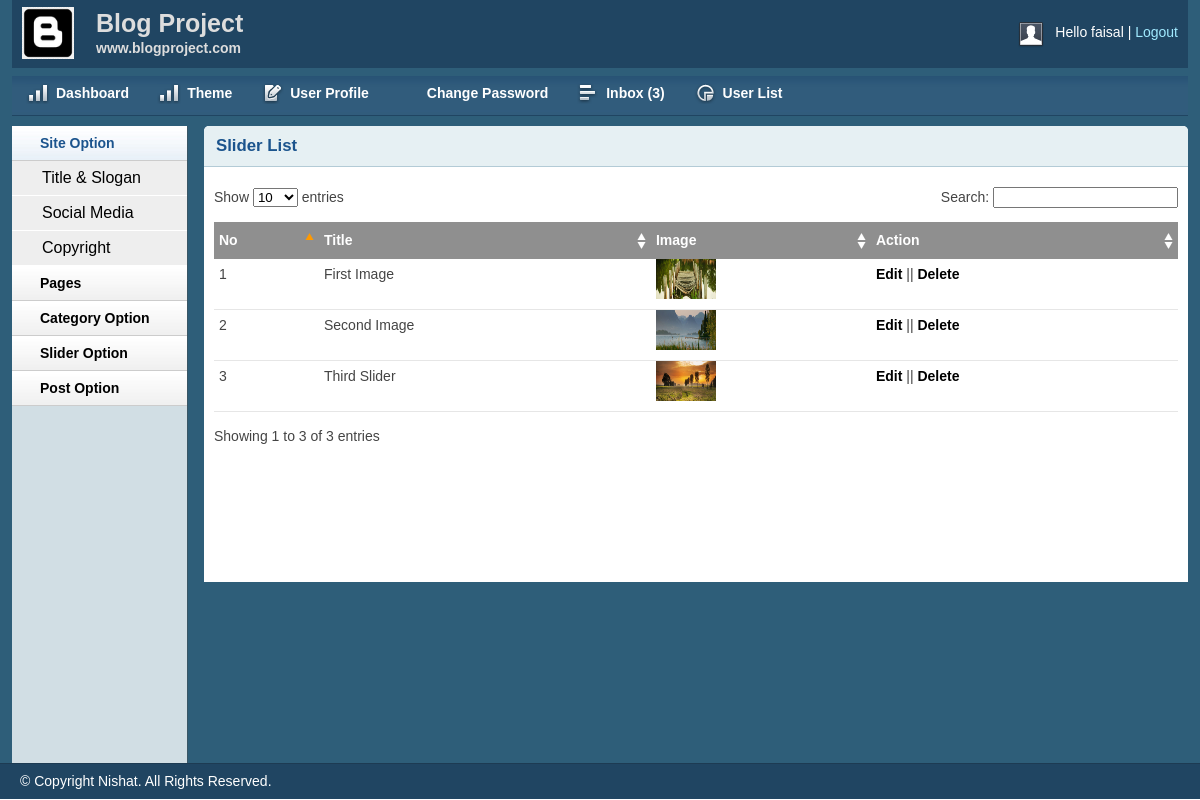
The page /admin/sliderlist.php (signed in) on the database its author committed.
### tables this page shows
CREATE TABLE `slider` (
  `id` int(11) NOT NULL,
  `title` varchar(255) NOT NULL,
  `image` varchar(255) NOT NULL
);

### lib/db.php (called while the page is built, shortened)
<?php
class DB
{
	public $host   = DB_HOST;
	public $user   = DB_USER;
	public $pass   = DB_PASS;
	public $dbname = DB_NAME;
	public $link;
	private function connectDB()
	{
		$this->link = new mysqli($this->host, $this->user, $this->pass, $this->dbname);
	}
	public function select($query)
	{
		$result = $this->link->query($query) or die($this->link->error . __LINE__);
		if ($result->num_rows > 0) {
			return $result;
		} else {
			return false;
		}
	}
}

### admin/sliderlist.php (the view, shortened to what this page needs)
<?php
include 'inc/header.php';
include 'inc/sidebar.php';
?>
<div class="grid_10">
    <div class="box round first grid">
        <h2>Slider List</h2>
        <div class="block">
            <table class="data display datatable" id="example">
                <thead>
                    <tr>
                        <th>No</th>
                        <th>Title</th>
                        <th>Image</th>
                        <th>Action</th>
                    </tr>
                </thead>
                <tbody>
                    <?php
                    $query = "select * from slider";
                    $slider = $db->select($query);
                    $i = 0;
                    if ($slider) {
                        foreach ($slider as $value) {
                            $i++;
                    ?>
                    <tr class="odd gradeX">
                        <td><?php echo $i; ?></td>
                        <td><?php echo $value['title'] ?></td>
                        <td class="images"><img src="<?php echo $value['image'] ?>" height="40px" width="60px">
                        </td>
                        <td>
                            <a href="editslider.php?slideid=<?php echo $value['id'] ?>">Edit</a> ||
                            <a onclick="return confirm('ARE YOU SURE?')"
                                href="?delslide=<?php echo $value['id'] ?>">Delete</a>
                            <?php } ?>
                        </td>
                    </tr>
                    <?php
                    }
                        ?>
                </tbody>
            </table>
        </div>
    </div>
</div>
<?php
include 'inc/footer.php';
?>

### admin/css/layout.css (style rules this page uses)
body { background: #fff none repeat scroll 0 0; color: #444; font-size: 14px; padding: 0; }
a { color: #000; font-weight: bold; text-decoration: none; }
.images { vertical-align: middle; }
h1, h2, h3, h4, h5, h6 { line-height: 1.2em; margin-bottom: .3em; }
h2 { margin-top: 1em; }
.box { background: #fff; margin-bottom: 20px; padding: 10px 10px 10px 10px; margin-left: -8px; }
.box.grid { padding-bottom: 40px; }
.box.round { -moz-border-radius: 5px 5px 0px 0px; -webkit-border-radius: 5px 5px 0px 0px; border-radius: 5px 5px 0px 0px; }
.box h2 { font-size: 1.2em; font-weight: bold; color: #1B548D; background: #E6F0F3; margin: -10px -10px 0 -10px; padding: 10px 12px; border-bottom: 1px solid #B3CBD6; -moz-border-radius: 5px 5px 0px 0px; -webkit-border-radius: 5px 5px 0px 0px; border-radius: 5px 5px 0px 0px; }
.box.first { min-height: 406px; }
.block { padding-top: 20px; }
.block { padding-bottom: 1px; }
table.display { margin: 0 auto; clear: both; width: 100%; }
.sorting_asc { background: #8f8f8f url(../img/table/sort_asc.png) no-repeat center right; padding: 8px 5px; text-align: left; color: #fff; }
.sorting { background: #8f8f8f url(../img/table/sort_both.png) no-repeat center right; padding: 8px 5px; text-align: left; color: #fff; }
tr.odd { height: 30px; line-height: 30px; border-bottom: 1px solid #e6e6e6; }
tr.even { height: 30px; line-height: 30px; border-bottom: 1px solid #e6e6e6; }
tr.odd td, tr.even td { padding-left: 5px; }

### rows shown on the page
slider: title "First Image", image (picture)
slider: title "Second Image", image (picture)
slider: title "Third Slider", image (picture)

### other values the page prints
Session::get('username') "faisal"
$count "3"
